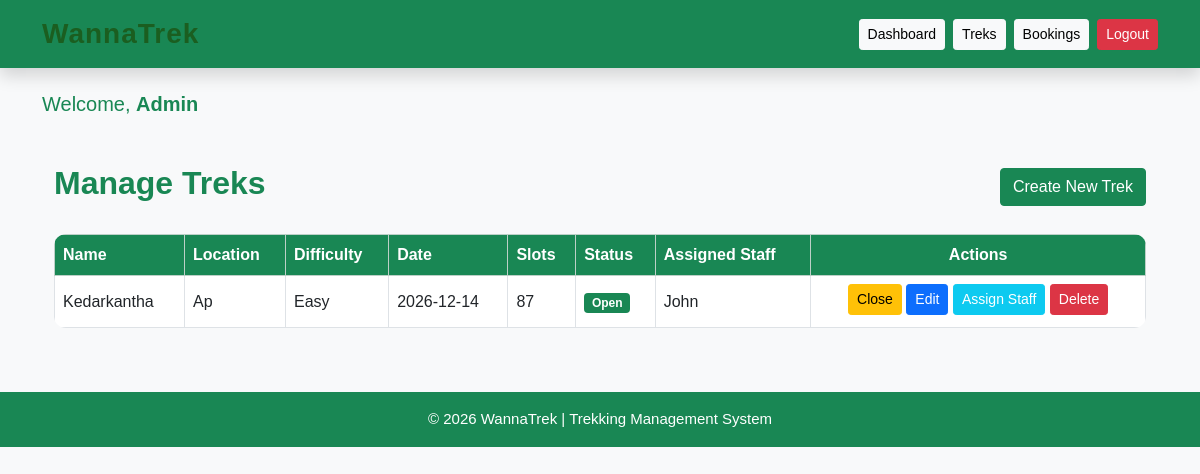
The app's page /admin/treks (signed in) with its own data.
### applications/models.py (models this page shows, shortened)
class Trek(db.Model):
    __tablename__ = "treks"
    id = db.Column(db.Integer, primary_key=True)
    name = db.Column(db.String(100), nullable=False)
    location = db.Column(db.String(100), nullable=False)
    difficulty = db.Column(db.String(20), nullable=False)
    date = db.Column(db.Date, nullable=False)
    slots = db.Column(db.Integer, nullable=False)
    status = db.Column(db.String(20), default="Open")
    assigned_staff_id = db.Column(db.Integer, db.ForeignKey("users.id"))
    assigned_staff = db.relationship("User", backref="assigned_treks")

class User(db.Model):
    __tablename__ = "users"
    id = db.Column(db.Integer, primary_key=True)
    username = db.Column(db.String(100), nullable=False)
    email = db.Column(db.String(120), unique=True, nullable=False)
    password = db.Column(db.String(255), nullable=False)
    role = db.Column(db.String(20), nullable=False)
    active = db.Column(db.Boolean, default=True)
    approved = db.Column(db.Boolean, default=False)

### applications/routes/dashboard.py (the view)
@dashboard.route("/admin/treks")
def manage_treks():
    if "user_id" not in session:
        return redirect(url_for("auth.login"))
    if session["role"] != "admin":
        return "Access Denied"
    treks = Trek.query.all()
    return render_template(
        "manage_treks.html",
        treks=treks
    )

### applications/templates/manage_treks.html (shortened to what this page needs)
{% extends "base.html" %}
{% block content %}
<div class="container mt-5">
    <div class="d-flex justify-content-between align-items-center mb-4">
        <h2 class="fw-bold text-success">
            Manage Treks
        </h2>
        <a href="{{ url_for('dashboard.create_trek') }}"
           class="btn btn-success">
            Create New Trek
        </a>
    </div>
    {% if treks %}
    <div class="table-responsive">
        <table class="table table-bordered table-hover align-middle">
            <thead class="table-success">
                <tr>
                    <th>Name</th>
                    <th>Location</th>
                    <th>Difficulty</th>
                    <th>Date</th>
                    <th>Slots</th>
                    <th>Status</th>
                    <th>Assigned Staff</th>
                    <th class="text-center">Actions</th>
                </tr>
            </thead>
            <tbody>
                {% for trek in treks %}
                <tr>
                    <td>{{ trek.name }}</td>
                    <td>{{ trek.location }}</td>
                    <td>{{ trek.difficulty }}</td>
                    <td>{{ trek.date }}</td>
                    <td>{{ trek.slots }}</td>
                    <td>
                        {% if trek.status == "Open" %}
                            <span class="badge bg-success">
                                Open
                            </span>
                        {% else %}
                            <span class="badge bg-danger">
                                Closed
                            </span>
                        {% endif %}
                    </td>
                    <td>
                        {% if trek.assigned_staff %}
                            {{ trek.assigned_staff.username }}
                        {% else %}
                            <span class="text-muted">
                                Not Assigned
                            </span>
                        {% endif %}
                    </td>
                    <td class="text-center">
                        <a href="{{ url_for('dashboard.toggle_trek', trek_id=trek.id) }}"
                           class="btn btn-warning btn-sm mb-1">
                            {% if trek.status == "Open" %}
                                Close
                            {% else %}
                                Open
                            {% endif %}
                        </a>
                        <a href="{{ url_for('dashboard.edit_trek', trek_id=trek.id) }}"
                           class="btn btn-primary btn-sm mb-1">
                            Edit
                        </a>
                        <a href="{{ url_for('dashboard.assign_staff', trek_id=trek.id) }}"
                           class="btn btn-info btn-sm text-white mb-1">
                            Assign Staff
                        </a>
                        <a href="{{ url_for('dashboard.delete_trek', trek_id=trek.id) }}"
                           class="btn btn-danger btn-sm mb-1"
                           onclick="return confirm('Are you sure you want to delete this trek?')">
                            Delete
                        </a>
                    </td>
                </tr>
                {% endfor %}
            </tbody>
        </table>
    </div>
    {% else %}
    <div class="alert alert-info">
        No treks have been created yet.
    </div>
    {% endif %}
</div>
{% endblock %}

### applications/static/css/style.css (style rules this page uses)
body { font-family: Arial, Helvetica, sans-serif; margin: 0; background-color: #f5f5f5; color: #333; }
.btn { transition: all .3s ease; }
.table { background: white; border-radius: 12px; overflow: hidden; }
.table th { background: #198754; color: white; }

### records on screen
Trek: name "Kedarkantha", location "Ap", difficulty "Easy", date "2026-12-14", slots "87", status "Open", assigned_staff.username "John"

### other values on screen
{{ session.get("role").capitalize() }} "Admin"
